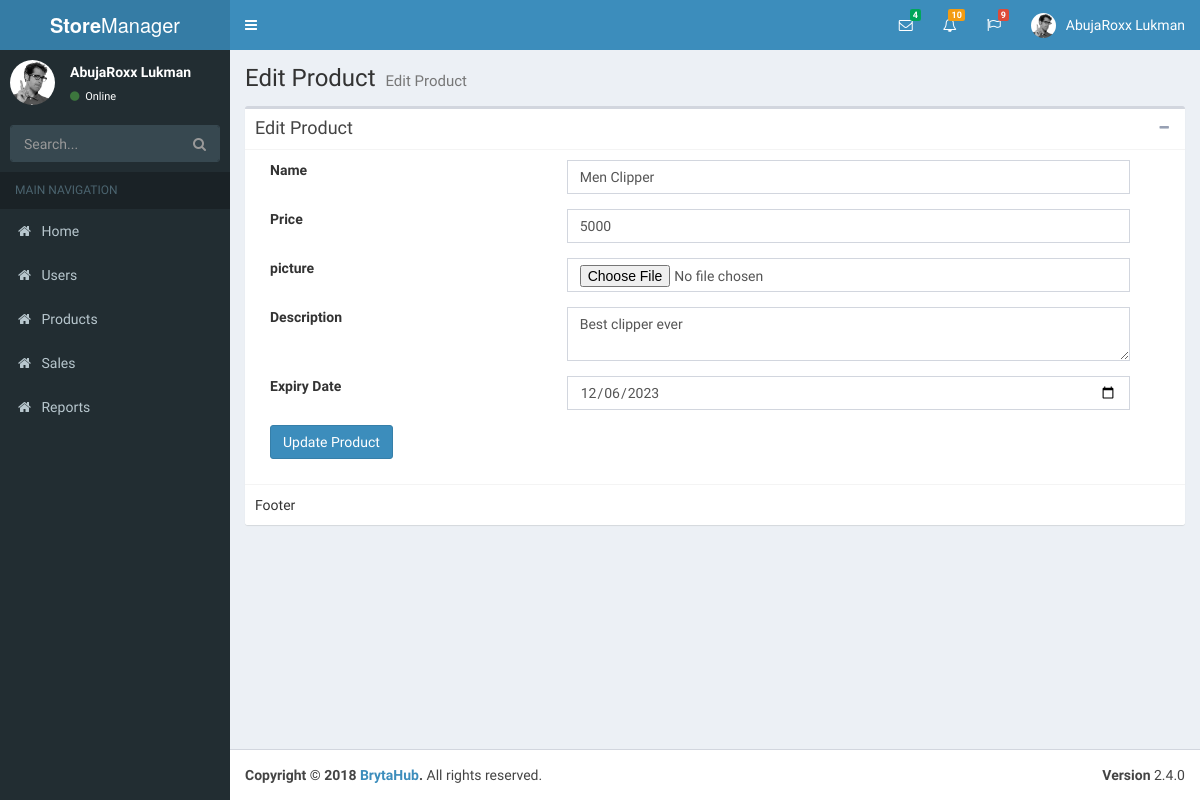
The page /edit_product.php?id=2 (signed in) on the database its author committed.
### tables this page shows
CREATE TABLE `products` (
  `id` int(10) UNSIGNED NOT NULL,
  `name` varchar(50) NOT NULL,
  `price` double NOT NULL,
  `picture` varchar(50) DEFAULT NULL,
  `description` text,
  `qty_left` int(11) NOT NULL,
  `date_created` timestamp NOT NULL DEFAULT CURRENT_TIMESTAMP,
  `expiry_date` date DEFAULT NULL,
  `created_by` int(11) DEFAULT NULL,
  `date_updated` timestamp NOT NULL DEFAULT CURRENT_TIMESTAMP ON UPDATE CURRENT_TIMESTAMP
);

### edit_product.php (the view, shortened to what this page needs)
<?php
require_once "config/connect_db.php";
$id = trim($_GET['id']);
$sql = "SELECT * FROM products WHERE id = ?";
if ($stmt = mysqli_prepare($conn, $sql)) {
  mysqli_stmt_bind_param($stmt, "i", $id);
  if (mysqli_stmt_execute($stmt)) {
    $result = mysqli_stmt_get_result($stmt);
    if (mysqli_num_rows($result) == 1) {
      $row = mysqli_fetch_array($result, MYSQLI_ASSOC);
      $name = $row['name'];
      $price = $row['price'];
      $description = $row['description'];
      $expiry_date = $row['expiry_date'];
    } else {
      header("Location: products.php");
      exit();
    }
  }
}
?>
<!DOCTYPE html>
<html>
<head>
  <?php include('partials/styles.php') ?>
</head>
<body class="hold-transition skin-blue sidebar-mini">
<div class="wrapper">
  <?php include('partials/header.php'); ?>
  <?php include('partials/aside.php'); ?>
  <div class="content-wrapper">
    <section class="content-header">
      <h1>
        Edit Product
        <small>Edit Product</small>
      </h1>
    </section>
    <section class="content">
      <div class="box">
        <div class="box-header with-border">
          <h3 class="box-title">Edit Product</h3>
          <div class="box-tools pull-right">
            <button type="button" class="btn btn-box-tool" data-widget="collapse" data-toggle="tooltip"
                    title="Collapse">
              <i class="fa fa-minus"></i></button>
          </div>
        </div>
        <div class="box-body">
          <form method="post" enctype="multipart/form-data">
            <div class="row form-group col-md-12">
              <div class="col-md-4">
                <label for="name">Name</label>
              </div>
                <div class="col-md-8">
                  <input type="text" name="name" id="name" class="form-control" required="" value="<?php echo $name; ?>">
                </div>
            </div>
            <div class="row form-group col-md-12">
              <div class="col-md-4">
                <label for="price">Price</label>
              </div>
                <div class="col-md-8">
                  <input type="text" name="price" id="price" class="form-control" required="" value="<?php echo $price; ?>">
                </div>
            </div>
            <div class="row form-group col-md-12">
              <div class="col-md-4">
              <label for="picture">picture</label>
              </div>
                <div class="col-md-8">
                  <input type="file" name="picture" id="picture" class="form-control">
                </div>
            </div>
            <div class="row form-group col-md-12">
              <div class="col-md-4">
              <label for="description">Description</label>
              </div>
                <div class="col-md-8">
                  <textarea name="description" id="description" class="form-control" required><?php echo $description; ?></textarea>
                </div>
            </div>
            <div class="row form-group col-md-12">
              <div class="col-md-4">
              <label for="expiry_date">Expiry Date</label>
              </div>
                <div class="col-md-8">
                  <input type="date" name="expiry_date" id="expiry_date" class="form-control" required value="<?php echo $expiry_date ?>" />
                </div>
            </div>
            <div class="row form-group col-md-12">
              <div class="col-md-4">
              <button type="submit" class="btn btn-primary">Update Product</button>
              </div>
            </div>
          </form>
        </div>
        <div class="box-footer">
          Footer
        </div>
      </div>
    </section>
  </div>
  <?php include('partials/footer.php'); ?>
</div>
</body>
</html>

### rows shown on the page
products: name "Men Clipper", price "5000", description "Best clipper ever", expiry_date "12/06/2023"

### other values the page prints
$_SESSION['name'] "AbujaRoxx Lukman"
